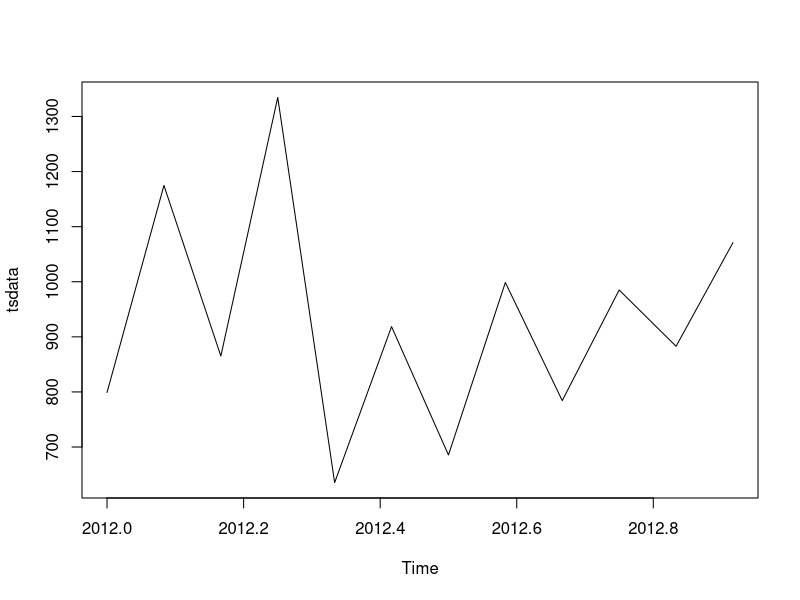
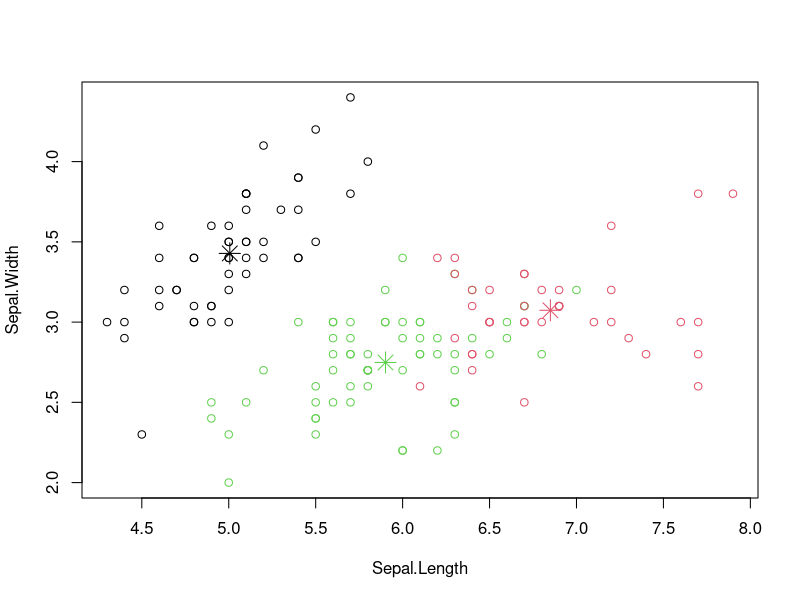
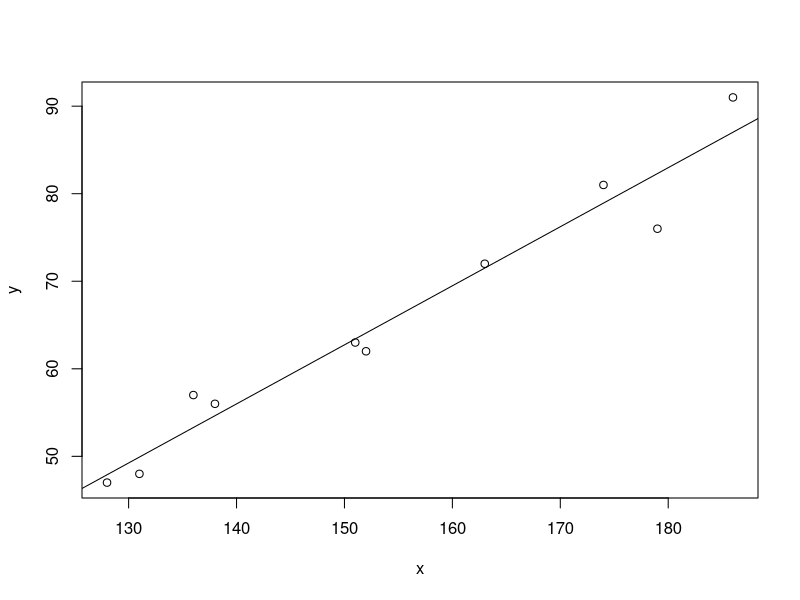
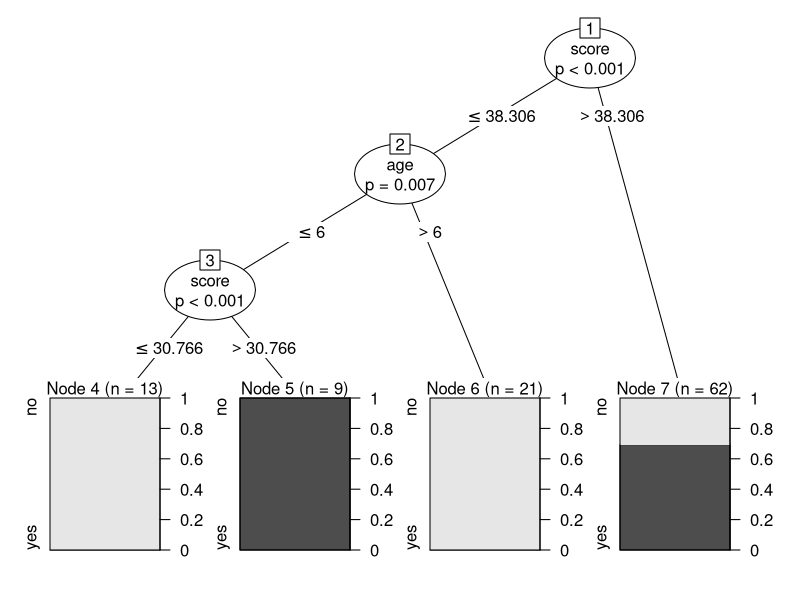

Here is the R script that generated these plots, in order:
# PRACTICAL 7
rainfall <- c(799,1174.8,865.1,1334.6,635.4,918.5,685.5,998.6,784.2,985,882.8,1071)
tsdata <- ts(rainfall, start=c(2012,1), frequency=12)
print(tsdata)
plot(tsdata)

# PRACTICAL 8
data <- iris[,1:4]
kc <- kmeans(data,3)
print(kc)
plot(data[,1:2], col=kc$cluster)
points(kc$centers[,1:2], col=1:3, pch=8, cex=2)

# PRACTICAL 9
x <- c(151,174,138,186,128,136,179,163,152,131)
y <- c(63,81,56,91,47,57,76,72,62,48)
model <- lm(y~x)
summary(model)
predict(model, data.frame(x=170))
plot(x,y)
abline(model)

# PRACTICAL 10
library(party)

data <- readingSkills[1:105,]
tree <- ctree(nativeSpeaker ~ age + shoeSize + score, data=data)
print(tree)
plot(tree)
